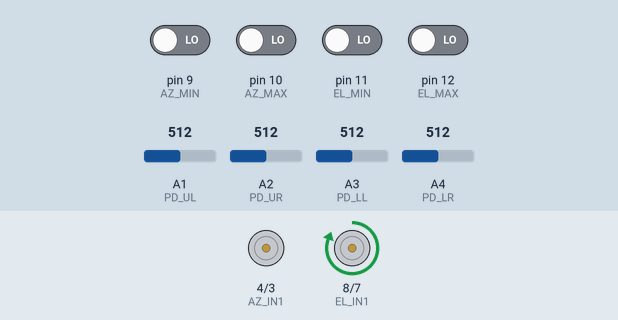
The sketch below on a simulated Arduino Uno, built with avr-gcc and run on an emulated ATmega328P. Shown: motor-driver pin pairs drawn as motors (green arrow = first pin HIGH = forward, orange = second pin HIGH = backward, longer = more drive). The inputs (shaded band) are chosen by the test bench; at power-on: pin 9 (AZ_MIN), pin 10 (AZ_MAX), pin 11 (EL_MIN), pin 12 (EL_MAX) LOW, A1 (PD_UL) = 512, A2 (PD_UR) = 512, A3 (PD_LL) = 512, A4 (PD_LR) = 512. What the sketch prints to the serial monitor is not drawn.

Above: at 1.0 s.
1.1 s: pin 11 (EL_MIN) driven HIGH
At 1.5 s:
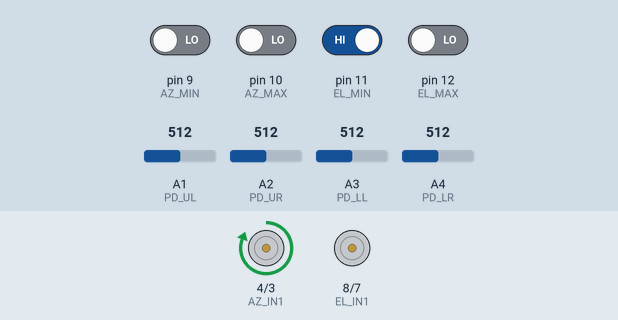
4.1 s: pin 9 (AZ_MIN) driven HIGH
At 5.4 s:
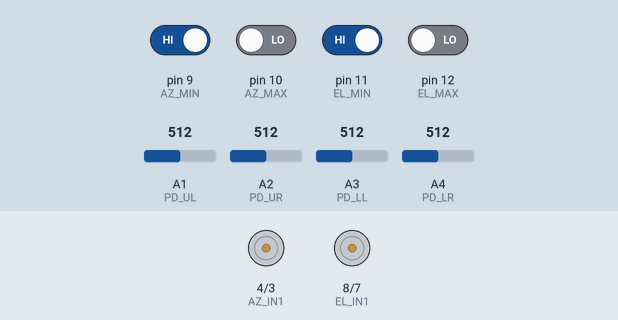
Timing chart, 0 to 7.1 s (numbered marks = the images above; inputs shaded):
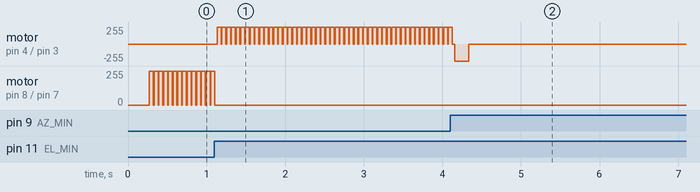

The sketch:

integrated_test.ino
```cpp
// --- Forward declare to avoid Arduino auto-prototype issues ---
struct AxisCmd;

/*
  Dual-Axis Solar Tracker — NC Interlocks + Photodiode Tracking @9600 baud
  ------------------------------------------------------------------------
  Wiring:
    AZ motor: RED→OUT4, BLACK→OUT3  (D3→IN4 = CW / Right, D4→IN3 = CCW / Left)
    EL motor: RED→OUT1, BLACK→OUT2  (D8→IN1 = Up, D7→IN2 = Down)
    Limits (ACTIVE-HIGH): AZ_MIN = D9, AZ_MAX = D10, EL_MIN = D11, EL_MAX = D12
    Each NC contact physically breaks its direction line.

  Photodiodes (quad), per your mapping:
    UL → A1, UR → A2, LL → A3, LR → A4
*/

// -------------------- PINS --------------------
#define AZ_IN1 4   // L298N IN3 (AZ CCW / Left)
#define AZ_IN2 3   // L298N IN4 (AZ CW  / Right)
#define EL_IN1 8   // L298N IN1 (EL Up)
#define EL_IN2 7   // L298N IN2 (EL Down)

// Limit sensing (ACTIVE-HIGH)
#define AZ_MIN 9
#define AZ_MAX 10
#define EL_MIN 11
#define EL_MAX 12

// Photodiodes (quad)
#define PD_UL A1  // UL
#define PD_UR A2  // UR
#define PD_LL A3  // LL
#define PD_LR A4  // LR

// -------------------- CONSTANTS --------------------
enum Dir { STOP=0, FWD=1, REV=-1 };   // FWD = AZ CW / EL Up; REV = AZ CCW / EL Down

// Homing timing
const uint8_t  FAST_ON_MS   = 50;
const uint8_t  FAST_OFF_MS  = 10;
const uint8_t  CREEP_ON_MS  = 8;
const uint8_t  CREEP_OFF_MS = 20;
const uint16_t BACKOFF_MS   = 180;
const unsigned long PHASE_TIMEOUT = 12000;

// Limit debounce
const uint16_t LIMIT_FILTER_MS = 20;

// Tracking anti-jitter (tuned to reduce hitching)
const float     EMA_ALPHA          = 0.25f;  // lower (e.g., 0.18) for more smoothing
const int       DEAD_BAND          = 40;
const int       HYSTERESIS_MARGIN  = 25;
const int       MAX_ERR_CLAMP      = 300;
const uint8_t   TRACK_ON_MS_MIN    = 8;
const uint8_t   TRACK_ON_MS_MAX    = 45;
const uint8_t   TRACK_OFF_MS       = 45;
const uint16_t  MIN_LUX_SUM        = 240;
const uint8_t   REQ_CONSEC_CYCLES  = 3;
const uint16_t  MOVE_COOLDOWN_MS   = 0;
const int       REVERSAL_MARGIN    = 5;     // extra counts needed to reverse direction

// -------------------- GLOBALS --------------------
float ul_f=0, ur_f=0, ll_f=0, lr_f=0;
uint8_t az_ready_count = 0, el_ready_count = 0;
unsigned long last_az_move_ms = 0, last_el_move_ms = 0;
// NEW: remember last commanded directions for hysteresis
Dir last_dir_az = STOP;
Dir last_dir_el = STOP;

// -------------------- HELPERS --------------------
inline bool pinHigh(int p){ return digitalRead(p)==HIGH; }

bool heldHigh_ms(int pin, uint16_t ms){
  unsigned long t0 = millis();
  while (millis()-t0 < ms){
    if (digitalRead(pin)==LOW) return false;
    delay(2);
  }
  return true;
}
bool limitTripped(int pin){
  if (digitalRead(pin)==HIGH) return heldHigh_ms(pin, LIMIT_FILTER_MS);
  return false;
}

// Motor primitives
void coastAZ(){ digitalWrite(AZ_IN1,LOW); digitalWrite(AZ_IN2,LOW); }
void coastEL(){ digitalWrite(EL_IN1,LOW); digitalWrite(EL_IN2,LOW); }

void driveAZ(Dir d){
  if (d==FWD && limitTripped(AZ_MAX)) { coastAZ(); return; }
  if (d==REV && limitTripped(AZ_MIN)) { coastAZ(); return; }
  if (d==FWD){ digitalWrite(AZ_IN1,LOW);  digitalWrite(AZ_IN2,HIGH); } // CW / Right
  else if(d==REV){ digitalWrite(AZ_IN1,HIGH); digitalWrite(AZ_IN2,LOW); } // CCW / Left
  else coastAZ();
}
void driveEL(Dir d){
  if (d==FWD && limitTripped(EL_MAX)) { coastEL(); return; }
  if (d==REV && limitTripped(EL_MIN)) { coastEL(); return; }
  if (d==FWD){ digitalWrite(EL_IN1,HIGH); digitalWrite(EL_IN2,LOW); }    // Up
  else if(d==REV){ digitalWrite(EL_IN1,LOW);  digitalWrite(EL_IN2,HIGH); } // Down
  else coastEL();
}

// -------------------- HOMING --------------------
bool pulseToLimit_AZ(Dir toward,int wantPin,int otherPin,int on_ms,int off_ms){
  unsigned long t0=millis();
  while(millis()-t0<PHASE_TIMEOUT){
    if(limitTripped(wantPin)){coastAZ();return true;}
    if(limitTripped(otherPin)){coastAZ();Serial.println(F("[HOMING] AZ wrong limit."));return false;}
    driveAZ(toward);delay(on_ms);coastAZ();delay(off_ms);
    if(limitTripped(wantPin)){coastAZ();return true;}
  }
  coastAZ();Serial.println(F("[HOMING] AZ timeout."));return false;
}
bool pulseToLimit_EL(Dir toward,int wantPin,int otherPin,int on_ms,int off_ms){
  unsigned long t0=millis();
  while(millis()-t0<PHASE_TIMEOUT){
    if(limitTripped(wantPin)){coastEL();return true;}
    if(limitTripped(otherPin)){coastEL();Serial.println(F("[HOMING] EL wrong limit."));return false;}
    driveEL(toward);delay(on_ms);coastEL();delay(off_ms);
    if(limitTripped(wantPin)){coastEL();return true;}
  }
  coastEL();Serial.println(F("[HOMING] EL timeout."));return false;
}
bool homeAZ_toMin(){
  Serial.println(F("[HOME] AZ → MIN (0°)"));
  if(!pulseToLimit_AZ(REV,AZ_MIN,AZ_MAX,FAST_ON_MS,FAST_OFF_MS))return false;
  Serial.println(F("[HOME] AZ back-off…"));driveAZ(FWD);delay(BACKOFF_MS);coastAZ();
  Serial.println(F("[HOME] AZ creep seat…"));
  if(!pulseToLimit_AZ(REV,AZ_MIN,AZ_MAX,CREEP_ON_MS,CREEP_OFF_MS))return false;
  Serial.println(F("[HOME] AZ homed."));return true;
}
bool homeEL_toMax(){
  Serial.println(F("[HOME] EL → MAX (90°)"));
  if(!pulseToLimit_EL(FWD,EL_MAX,EL_MIN,FAST_ON_MS,FAST_OFF_MS))return false;
  Serial.println(F("[HOME] EL back-off…"));driveEL(REV);delay(BACKOFF_MS);coastEL();
  Serial.println(F("[HOME] EL creep seat…"));
  if(!pulseToLimit_EL(FWD,EL_MAX,EL_MIN,CREEP_ON_MS,CREEP_OFF_MS))return false;
  Serial.println(F("[HOME] EL homed."));return true;
}

// -------------------- TRACKING --------------------
static uint8_t pulseLenFromErr(int e){
  int mag=abs(e);
  int ms=map(mag,0,MAX_ERR_CLAMP,TRACK_ON_MS_MIN,TRACK_ON_MS_MAX);
  return (uint8_t)constrain(ms,TRACK_ON_MS_MIN,TRACK_ON_MS_MAX);
}

// One anti-jitter, normalized tracking step; returns true if any movement occurred
bool trackStep(){
  // 1) Raw reads
  int pUL = analogRead(PD_UL); // UL
  int pUR = analogRead(PD_UR); // UR
  int pLL = analogRead(PD_LL); // LL
  int pLR = analogRead(PD_LR); // LR

  // 2) EMA smoothing
  if (ul_f==0 && ur_f==0 && ll_f==0 && lr_f==0){ ul_f=pUL; ur_f=pUR; ll_f=pLL; lr_f=pLR; }
  else {
    ul_f = ul_f + EMA_ALPHA * (pUL - ul_f);
    ur_f = ur_f + EMA_ALPHA * (pUR - ur_f);
    ll_f = ll_f + EMA_ALPHA * (pLL - ll_f);
    lr_f = lr_f + EMA_ALPHA * (pLR - lr_f);
  }

  // 3) Sums & total
  float sumL = ul_f + ll_f;
  float sumR = ur_f + lr_f;
  float sumU = ul_f + ur_f;
  float sumD = ll_f + lr_f;
  float total = sumL + sumR; // == sumU + sumD

  // 4) Print (every ~500 ms)
  static unsigned long tPrint=0;
  if (millis()-tPrint > 500){
    tPrint = millis();
    int rawA1 = analogRead(A1);
    int rawA2 = analogRead(A2);
    int rawA3 = analogRead(A3);
    int rawA4 = analogRead(A4);
    Serial.print(F("RAW A1=")); Serial.print(rawA1);
    Serial.print(F(" A2="));    Serial.print(rawA2);
    Serial.print(F(" A3="));    Serial.print(rawA3);
    Serial.print(F(" A4="));    Serial.print(rawA4);
    Serial.print(F("  |  UL=")); Serial.print((int)ul_f);
    Serial.print(F(" UR="));     Serial.print((int)ur_f);
    Serial.print(F(" LL="));     Serial.print((int)ll_f);
    Serial.print(F(" LR="));     Serial.print((int)lr_f);
    Serial.print(F("  | Sum=")); Serial.println((int)total);
  }

  // 5) Low-light hold
  if (total < MIN_LUX_SUM) return false;

  // 6) Pre-normalized errors (for pulse sizing) and normalized errors (for decisions)
  int   errAZ_raw = (int)(sumR - sumL);
  int   errEL_raw = (int)(sumU - sumD);
  float nErrAZ    = (sumR - sumL) / (total + 1.0f); // normalized
  float nErrEL    = (sumU - sumD) / (total + 1.0f);

  // 7) Deadband + hysteresis on the raw error (counts)
  int threshOut = DEAD_BAND + HYSTERESIS_MARGIN;
  bool az_beyond = abs(errAZ_raw) > threshOut;
  bool el_beyond = abs(errEL_raw) > threshOut;

  // Count consecutive beyond-threshold cycles (use Arduino macro min())
  if (az_beyond) az_ready_count = min((uint8_t)255, (uint8_t)(az_ready_count+1));
  else           az_ready_count = 0;
  if (el_beyond) el_ready_count = min((uint8_t)255, (uint8_t)(el_ready_count+1));
  else           el_ready_count = 0;

  // 8) Axis arbitration — move the axis with the larger |normalized error|
  bool az_cool = (millis() - last_az_move_ms) >= MOVE_COOLDOWN_MS;
  bool el_cool = (millis() - last_el_move_ms) >= MOVE_COOLDOWN_MS;

  Dir wantAZ = (nErrAZ > 0) ? FWD : (nErrAZ < 0) ? REV : STOP;
  Dir wantEL = (nErrEL > 0) ? FWD : (nErrEL < 0) ? REV : STOP;

  // Directional hysteresis: require extra margin to reverse direction
  if (last_dir_az != STOP && wantAZ != STOP && wantAZ != last_dir_az) {
    if (abs(errAZ_raw) < (threshOut + REVERSAL_MARGIN)) wantAZ = STOP;
  }
  if (last_dir_el != STOP && wantEL != STOP && wantEL != last_dir_el) {
    if (abs(errEL_raw) < (threshOut + REVERSAL_MARGIN)) wantEL = STOP;
  }

  float magAZ = fabs(nErrAZ);
  float magEL = fabs(nErrEL);
  bool moveAZ = (az_ready_count >= REQ_CONSEC_CYCLES) && az_cool && (magAZ >= magEL) && wantAZ != STOP;
  bool moveEL = (el_ready_count >= REQ_CONSEC_CYCLES) && el_cool && (magEL >  magAZ) && wantEL != STOP;

  bool moved = false;

  // Clamp raw errors for pulse sizing
  errAZ_raw = constrain(errAZ_raw, -MAX_ERR_CLAMP, MAX_ERR_CLAMP);
  errEL_raw = constrain(errEL_raw, -MAX_ERR_CLAMP, MAX_ERR_CLAMP);

  if (moveAZ){
    driveAZ(wantAZ);
    delay(pulseLenFromErr(errAZ_raw));
    coastAZ();
    last_az_move_ms = millis();
    last_dir_az = wantAZ;
    moved = true;
  }

  if (moveEL){
    driveEL(wantEL);
    delay(pulseLenFromErr(errEL_raw));
    coastEL();
    last_el_move_ms = millis();
    last_dir_el = wantEL;
    moved = true;
  }

  delay(moved ? TRACK_OFF_MS : 10);
  return moved;
}

// -------------------- SETUP / LOOP --------------------
void setup(){
  pinMode(AZ_IN1,OUTPUT); pinMode(AZ_IN2,OUTPUT);
  pinMode(EL_IN1,OUTPUT); pinMode(EL_IN2,OUTPUT);

  pinMode(AZ_MIN,INPUT); pinMode(AZ_MAX,INPUT);
  pinMode(EL_MIN,INPUT); pinMode(EL_MAX,INPUT);

  Serial.begin(9600);
  delay(200);
  Serial.println(F("\nTracker: NC interlocks + Photodiode tracking @ 9600 baud"));
  Serial.print(F("Boot limits: AZ_MIN=")); Serial.print(digitalRead(AZ_MIN));
  Serial.print(F(" AZ_MAX="));            Serial.print(digitalRead(AZ_MAX));
  Serial.print(F(" EL_MIN="));            Serial.print(digitalRead(EL_MIN));
  Serial.print(F(" EL_MAX="));            Serial.println(digitalRead(EL_MAX));

  bool okEL = homeEL_toMax();
  bool okAZ = homeAZ_toMin();
  Serial.print(F("[HOME] EL=")); Serial.print(okEL?F("OK"):F("FAIL"));
  Serial.print(F("  AZ="));      Serial.println(okAZ?F("OK"):F("FAIL"));
}

void loop(){
  trackStep();
}
```

Measured:
- after the input at 1.1 s, motor on pin 4 (AZ_IN1) / pin 3 (AZ_IN2): alternates forward 255/255 for 0.05 s and stopped for 0.01 s, starting at once; motor on pin 8 (EL_IN1) / pin 7 (EL_IN2): goes on until 1.1 s, then stays stopped
